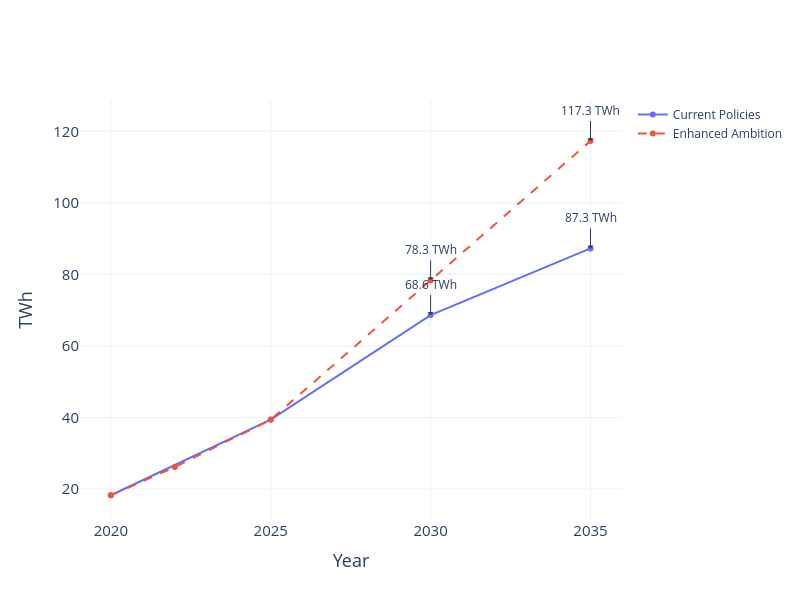

Notebook code cell kept with this figure:
### Code cell
years_cap, values_cap = xy(dictCapTWh)
years_alt, values_alt = xy(dictCapTWhEp)

fig = go.Figure()

for name, x, y, dash in [
    ("Current Policies", years_cap, values_cap, None),
    ("Enhanced Ambition", years_alt, values_alt, "dash"),
]:
    fig.add_trace(go.Scatter(
        x=list(x), y=list(y),
        mode='lines+markers',
        name=name,
        line=(dict(dash=dash) if dash else None)
    ))

# Build annotations without repeating blocks
target_years = [2023, 2030, 2035]
annotations = []
for d in (dictCapTWh, dictCapTWhEp):
    for yr in target_years:
        val = d.get(yr)
        if val is not None:
            annotations.append(go.layout.Annotation(
                x=yr, y=val,
                xanchor='center', yanchor='bottom',
                text=f"{val:.1f} TWh",
                showarrow=True, arrowhead=1, ax=0, ay=-20
            ))

fig.update_layout(
    template='plotly_white',
    title_x=0.5,
    width=800, height=600,
    annotations=annotations,
    xaxis=dict(title='Year', title_font=dict(size=18), tickfont=dict(size=15)),
    yaxis=dict(title='TWh',  title_font=dict(size=18), tickfont=dict(size=15)),
)

fig.write_image("../figures/solar_generation.png", scale=2)
fig.show()

### Figure 1 — Plotly figure (JSON) as saved in the notebook; plotly's stock layout.template omitted (floating-point values rounded to 4 significant figures)
{"data": [{"mode": "lines+markers", "name": "Current Policies", "type": "scatter", "x": [2020, 2025, 2030, 2035], "y": [18.23, 39.39, 68.61, 87.26]}, {"line": {"dash": "dash"}, "mode": "lines+markers", "name": "Enhanced Ambition", "type": "scatter", "x": [2020, 2022, 2025, 2030, 2035], "y": [18.23, 26.11, 39.37, 78.33, 117.3]}], "layout": {"annotations": [{"arrowhead": 1, "ax": 0, "ay": -20, "showarrow": true, "text": "68.6 TWh", "x": 2030, "xanchor": "center", "y": 68.61, "yanchor": "bottom"}, {"arrowhead": 1, "ax": 0, "ay": -20, "showarrow": true, "text": "87.3 TWh", "x": 2035, "xanchor": "center", "y": 87.26, "yanchor": "bottom"}, {"arrowhead": 1, "ax": 0, "ay": -20, "showarrow": true, "text": "78.3 TWh", "x": 2030, "xanchor": "center", "y": 78.33, "yanchor": "bottom"}, {"arrowhead": 1, "ax": 0, "ay": -20, "showarrow": true, "text": "117.3 TWh", "x": 2035, "xanchor": "center", "y": 117.3, "yanchor": "bottom"}], "height": 600, "title": {"x": 0.5}, "width": 800, "xaxis": {"tickfont": {"size": 15}, "title": {"font": {"size": 18}, "text": "Year"}}, "yaxis": {"tickfont": {"size": 15}, "title": {"font": {"size": 18}, "text": "TWh"}}}}
